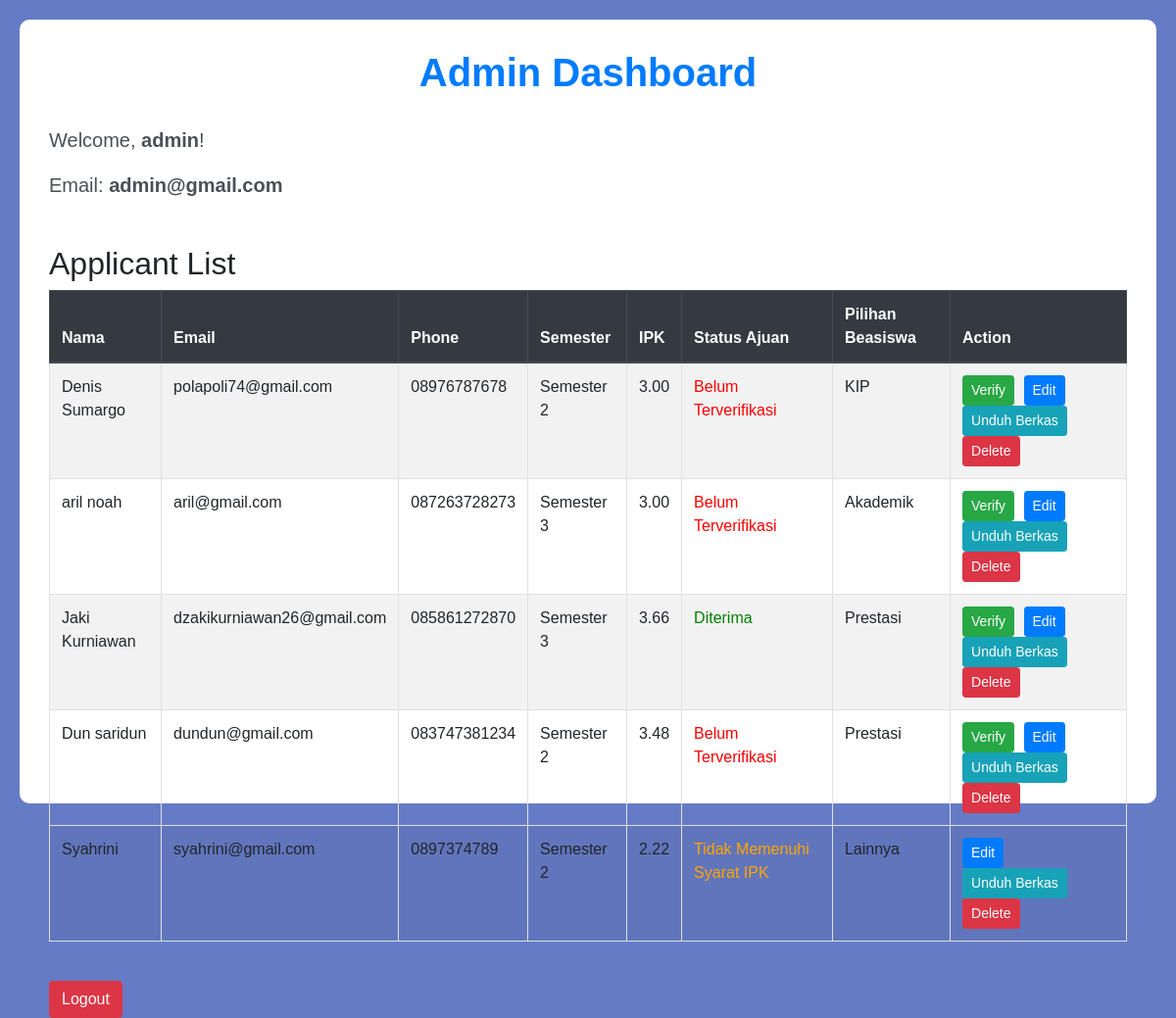
/admin_dashboard.php (signed in), run on the app's committed database.
### tables this page shows
CREATE TABLE `pendaftar` (
  `id` int(11) NOT NULL,
  `nama` varchar(255) NOT NULL,
  `email` varchar(255) NOT NULL,
  `phone` varchar(20) NOT NULL,
  `semester` varchar(50) NOT NULL,
  `gpa` decimal(3,2) NOT NULL,
  `file` varchar(255) NOT NULL,
  `status` enum('belum_terverifikasi','Diterima') DEFAULT 'belum_terverifikasi',
  `password` varchar(255) NOT NULL,
  `beasiswa` enum('KIP','Olahraga','Akademik','Prestasi','Lainnya') DEFAULT 'Lainnya'
);

### admin_dashboard.php (the view, shortened to what this page needs)
<!DOCTYPE html>
<html lang="en">
<head>
    <link href="https://stackpath.bootstrapcdn.com/bootstrap/4.5.2/css/bootstrap.min.css" rel="stylesheet">
</head>
<body>
    <div class="dashboard-container">
        <h1>Admin Dashboard</h1>
        <div class="welcome-message">
            <p>Welcome, <strong><?php echo $_SESSION['nama']; ?></strong>!</p>
            <p>Email: <strong><?php echo $_SESSION['email']; ?></strong></p>
        </div>
        <h2>Applicant List</h2>
        <table class="table table-bordered table-striped">
            <thead class="thead-dark">
                <tr>
                    <th>Nama</th>
                    <th>Email</th>
                    <th>Phone</th>
                    <th>Semester</th>
                    <th>IPK</th>
                    <th>Status Ajuan</th>
                    <th>Pilihan Beasiswa</th>
                    <th>Action</th>
                </tr>
            </thead>
            <tbody>
               <?php
    $conn = mysqli_connect('localhost', 'root', '', 'beasiswa');
    $sql = "SELECT * FROM pendaftar";
    $result = $conn->query($sql);
    if ($result->num_rows > 0) {
            while ($row = $result->fetch_assoc()) {
                $ipk = $row['gpa'];
                $statusClass = '';
                $statusLabel = '';
                $actions = '';
                $beasiswa = $row['beasiswa'];
                if ($ipk < 3) {
                    $statusClass = 'status-ipk';
                    $statusLabel = 'Tidak Memenuhi Syarat IPK';
                    $beasiswa = 'Lainnya';
                } else {
                        $statusClass = $row['status'] == 'belum_terverifikasi' ? 'status-belum' : 'status-sudah';
                        $statusLabel = $row['status'] == 'belum_terverifikasi' ? 'Belum Terverifikasi' : 'Diterima';
                        $actions .= "<a href='verify_applicant.php?id=" . $row['id'] . "&status=" . $row['status'] . "' class='btn btn-success btn-sm' onclick=\"return confirmVerificationChange('" . $row['nama'] . "', '" . $row['status'] . "')\">Verify</a> ";
                    }
                    $actions .= "
                        <a href='edit_applicant.php?id=" . $row['id'] . "' class='btn btn-primary btn-sm'>Edit</a>
                        <a href='download_proof.php?id=" . $row['id'] . "' class='btn btn-info btn-sm' onclick=\"showDownloadAlert()\">Unduh Berkas</a>
                        <a href='delete_applicant.php?id=" . $row['id'] . "' class='btn btn-danger btn-sm' onclick=\"return confirmDelete('" . $row['nama'] . "')\">Delete</a>
                    ";
                    echo "<tr>
                        <td>" . $row['nama'] . "</td>
                        <td>" . $row['email'] . "</td>
                        <td>" . $row['phone'] . "</td>
                        <td>" . $row['semester'] . "</td>
                        <td>" . $row['gpa'] . "</td>
                        <td class='" . $statusClass . "'>" . $statusLabel . "</td>
                        <td>" . $beasiswa . "</td>
                        <td>" . $actions . "</td>
                    </tr>";
                }
            } else {
                echo "<tr><td colspan='8' class='text-center'>No data available</td></tr>";
            }
        ?>
            </tbody>
        </table>
        <div class="text-center">
            <a href="logout.php" class="btn btn-danger btn-logout">Logout</a>
        </div>
    </div>
</body>
</html>

### admin_dashboard.php (style rules this page uses)
body { font-family: Arial, sans-serif; background-color: #667BC6; padding: 20px; }
.dashboard-container { max-width: 1500px; height: 100vh; margin: 0 auto; border-radius: 10px; padding: 30px; background-color: #fff; position: relative; }
.dashboard-container h1 { text-align: center; margin-bottom: 30px; color: #007bff; font-weight: 700; }
.welcome-message { text-align: left; display: flex; flex-direction: column; font-size: 20px; margin-bottom: 30px; color: #495057; }
.status-belum { color: red; }
.status-sudah { color: green; }
.status-ipk { color: orange; }
.btn { margin-right: 5px; }
.btn-primary { background-color: #007bff; border-color: #007bff; }
.btn-success { background-color: #28a745; border-color: #28a745; }
.btn-info { background-color: #17a2b8; border-color: #17a2b8; }
.btn-danger { background-color: #dc3545; border-color: #dc3545; }
.text-center { margin-top: 20px; }
.btn-logout { margin-top: 20px; position: absolute; left: 30px; }

### data on the page
pendaftar: nama "Denis Sumargo", email "polapoli74@gmail.com", phone "08976787678", semester "Semester 2", gpa "3.00", status "Belum Terverifikasi", beasiswa "KIP"
pendaftar: nama "aril noah", email "aril@gmail.com", phone "087263728273", semester "Semester 3", gpa "3.00", status "Belum Terverifikasi", beasiswa "Akademik"
pendaftar: nama "Jaki Kurniawan", email "dzakikurniawan26@gmail.com", phone "085861272870", semester "Semester 3", gpa "3.66", status "Diterima", beasiswa "Prestasi"
pendaftar: nama "Dun saridun", email "dundun@gmail.com", phone "083747381234", semester "Semester 2", gpa "3.48", status "Belum Terverifikasi", beasiswa "Prestasi"
pendaftar: nama "Syahrini", email "syahrini@gmail.com", phone "0897374789", semester "Semester 2", gpa "2.22", gpa "Tidak Memenuhi Syarat IPK", gpa "Lainnya"

### other printed values
$_SESSION['nama'] "admin"
$_SESSION['email'] "admin@gmail.com"
